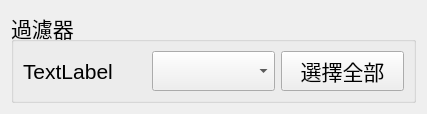
<?xml version="1.0" encoding="UTF-8"?>
<ui version="4.0">
 <class>FrontSingleFilter</class>
 <widget class="QWidget" name="FrontSingleFilter">
  <property name="geometry">
   <rect>
    <x>0</x>
    <y>0</y>
    <width>427</width>
    <height>110</height>
   </rect>
  </property>
  <property name="sizePolicy">
   <sizepolicy hsizetype="Preferred" vsizetype="Preferred">
    <horstretch>0</horstretch>
    <verstretch>0</verstretch>
   </sizepolicy>
  </property>
  <property name="font">
   <font>
    <pointsize>16</pointsize>
   </font>
  </property>
  <property name="windowTitle">
   <string>Form</string>
  </property>
  <layout class="QGridLayout" name="gridLayout_3">
   <item row="0" column="0">
    <widget class="QGroupBox" name="groupBox">
     <property name="sizePolicy">
      <sizepolicy hsizetype="Preferred" vsizetype="Preferred">
       <horstretch>0</horstretch>
       <verstretch>0</verstretch>
      </sizepolicy>
     </property>
     <property name="title">
      <string>過濾器</string>
     </property>
     <property name="flat">
      <bool>false</bool>
     </property>
     <layout class="QGridLayout" name="gridLayout_2">
      <item row="0" column="0">
       <layout class="QGridLayout" name="gridLayout">
        <item row="0" column="0">
         <widget class="QLabel" name="labelPrimary">
          <property name="text">
           <string>TextLabel</string>
          </property>
         </widget>
        </item>
        <item row="0" column="1">
         <widget class="QComboBox" name="comboBoxPrimary">
          <property name="sizePolicy">
           <sizepolicy hsizetype="Preferred" vsizetype="Preferred">
            <horstretch>0</horstretch>
            <verstretch>0</verstretch>
           </sizepolicy>
          </property>
         </widget>
        </item>
        <item row="0" column="2">
         <widget class="QPushButton" name="pushButtonSelectAll">
          <property name="sizePolicy">
           <sizepolicy hsizetype="Preferred" vsizetype="Preferred">
            <horstretch>0</horstretch>
            <verstretch>0</verstretch>
           </sizepolicy>
          </property>
          <property name="text">
           <string>選擇全部</string>
          </property>
         </widget>
        </item>
       </layout>
      </item>
     </layout>
    </widget>
   </item>
  </layout>
 </widget>
 <resources/>
 <connections/>
</ui>
